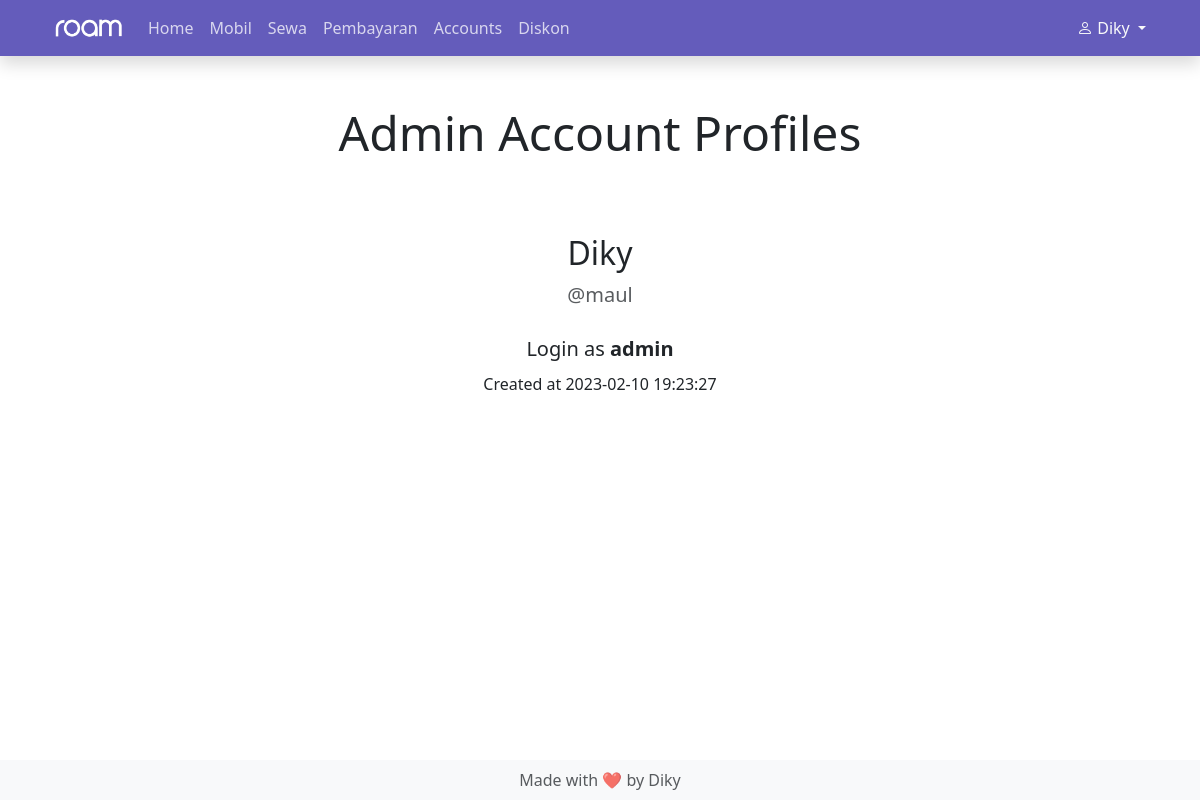
Screenshot of /admin/admin_account/admin_account_profile.php (signed in) with the database file from the repository.
### tables this page shows
CREATE TABLE `account` (
  `id` int(11) NOT NULL,
  `name` varchar(255) NOT NULL,
  `username` varchar(255) NOT NULL,
  `password` varchar(255) NOT NULL,
  `created_date` datetime NOT NULL,
  `level` varchar(20) NOT NULL DEFAULT 'user'
);

### functions/functions.php (called while the page is built, shortened)
<?php
$connection = mysqli_connect("localhost", "root", "", "roam");
function query($query)
{
  global $connection;
  $result = mysqli_query($connection, $query);
  return $result;
}
function get_account()
{
  $id = $_SESSION["id"];
  $account = query("SELECT * FROM account WHERE id = $id");
  return mysqli_fetch_assoc($account);
}

### admin/admin_account/admin_account_profile.php (the view, shortened to what this page needs)
<?php
require "../../functions/functions.php";
$account = get_account();
?>
<!DOCTYPE html>
<html lang="en" class="h-100">
<head>
  <link href="https://cdn.jsdelivr.net/npm/bootstrap@5.3.0-alpha1/dist/css/bootstrap.min.css" rel="stylesheet">
  <link rel="stylesheet" href="https://cdn.jsdelivr.net/npm/bootstrap-icons@1.10.3/font/bootstrap-icons.css">
</head>
<body class="d-flex flex-column h-100">
  <header>
    <nav class="navbar navbar-expand-lg navbar-dark shadow" style="background-color: #645CBB">
      <div class="container">
        <a href="../admin_home.php"><img src="../../assets/img/white_logo.png" alt="Roam Logo" width="70px" class="navbar-brand"></a>
        <div class="collapse navbar-collapse" id="navbarToggler">
          <ul class="navbar-nav me-auto mb-2 mb-lg-0">
            <li class="nav-item">
              <a class="nav-link active opacity-75" aria-current="page" href="../admin_home.php">Home</a>
            </li>
            <li class="nav-item">
              <a class="nav-link active opacity-75" href="../mobil/mobil.php">Mobil</a>
            </li>
            <li class="nav-item">
              <a class="nav-link active opacity-75" href="../sewa/sewa.php">Sewa</a>
            </li>
            <li class="nav-item">
              <a class="nav-link active opacity-75" href="../pembayaran/pembayaran.php">Pembayaran</a>
            </li>
            <li class="nav-item">
              <a class="nav-link active opacity-75" href="../account_managment/account_managment.php">Accounts</a>
            </li>
            <li class="nav-item">
              <a class="nav-link active opacity-75" href="../diskon/diskon.php">Diskon</a>
            </li>
          </ul>
          <div class="dropdown">
            <a class="dropdown-toggle link-light text-decoration-none" type="button" data-bs-toggle="dropdown" aria-expanded="false">
              <i class="bi bi-person"></i> <?= $account["name"]; ?>
            </a>
          </div>
        </div>
      </div>
    </nav>
  </header>
  <main class="container">
    <h1 class="m-5 display-5 text-center">Admin Account Profiles</h1>
    <div class="align-middle text-center p-4">
      <h2><?= $account['name']; ?></h2>
      <p class="fs-5 fw-light text-muted">@<?= $account['username']; ?></p>
      <p class="fs-5 mt-4 mb-2">Login as <strong><?= $_SESSION['level']; ?></strong></p>
      <p class="fs-6">Created at <?= $account["created_date"]; ?></p>
    </div>
  </main>
  <footer class="footer mt-auto pt-4">
    <div class="text-center py-2 bg-light">
      <span class="mb-0 text-muted">Made with &#x2764;&#xFE0F; by Diky</span>
    </div>
  </footer>
</body>
</html>

### admin/admin_account/admin_account_profile.php (style rules this page uses)
.container { padding-right: calc(3rem * .5); padding-left: calc(3rem * .5); }

### rows the page displays
account: name "Diky", username "maul", created_date "2023-02-10 19:23:27"

### other values shown
$_SESSION['level'] "admin"
